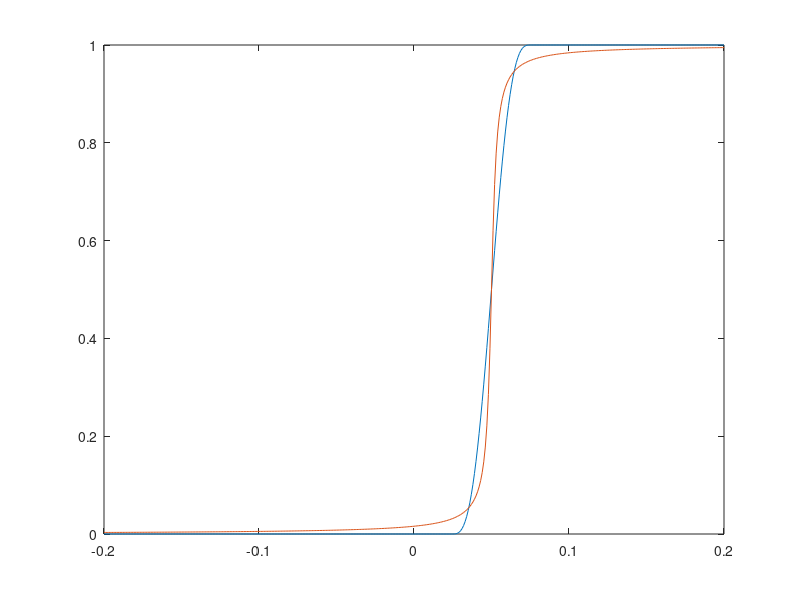

Reproduce this figure in MATLAB.
clear all; close all; clc;


x=-0.2:0.001:0.2;

threshold=0.05;
delta=0.025;
lower_bound=threshold-delta;
upper_bound=threshold+delta;
for i=1:length(x);
    
    if x(i)<lower_bound
        y(i)=0;
    elseif x(i) <upper_bound
        y(i)=(1+(x(i)-threshold)/delta + 1/pi*sin(pi*(x(i)-threshold)/delta))/2;
    else
        y(i)=1;
    end
end

plot(x,y)
       

% function H = Heaviside(phi,epsilon)  
% %   Heaviside(phi,epsilon)  compute the smooth Heaviside function 
% %   
% %   created on 04/26/2004 
% %   author: Chunming Li 
% %   email: li_chunming@hotmail.com 
% %   Copyright (c) 2004-2006 by Chunming Li 
epsilon=delta/10;
H = 0.5*(1+ (2/pi)*atan((x-threshold)./epsilon));
hold all
plot(x,H)